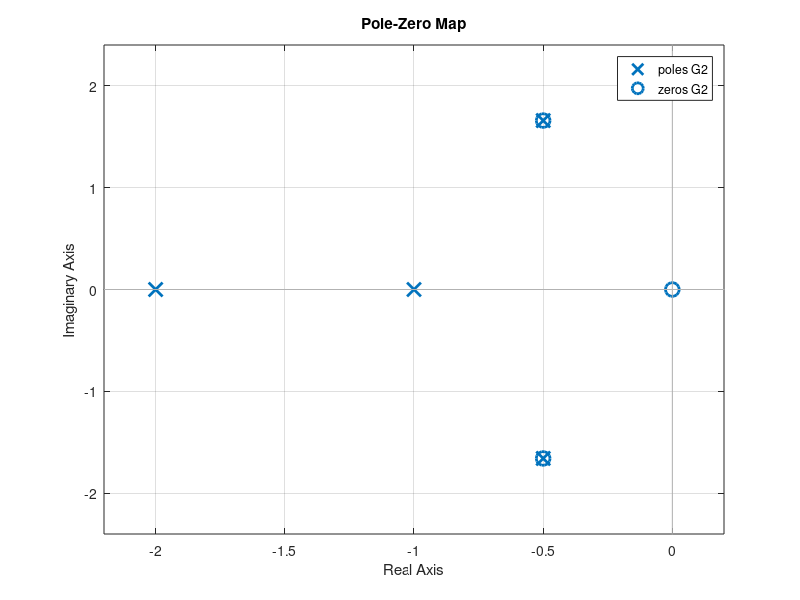

Source code (MATLAB):
%8
A= [0 1 ; -5 -2];
B= [0 ; 3];
C= [1 0];
D= 0;

G1 = ss(A,B,C,D)

%pzmap(G1)


%G2
s = tf('s');
G2 = [ 1/(s+1) , 0 ; (s+1)/(s^2+s+3) , -4*s/(s+2) ]
pzmap(G2)